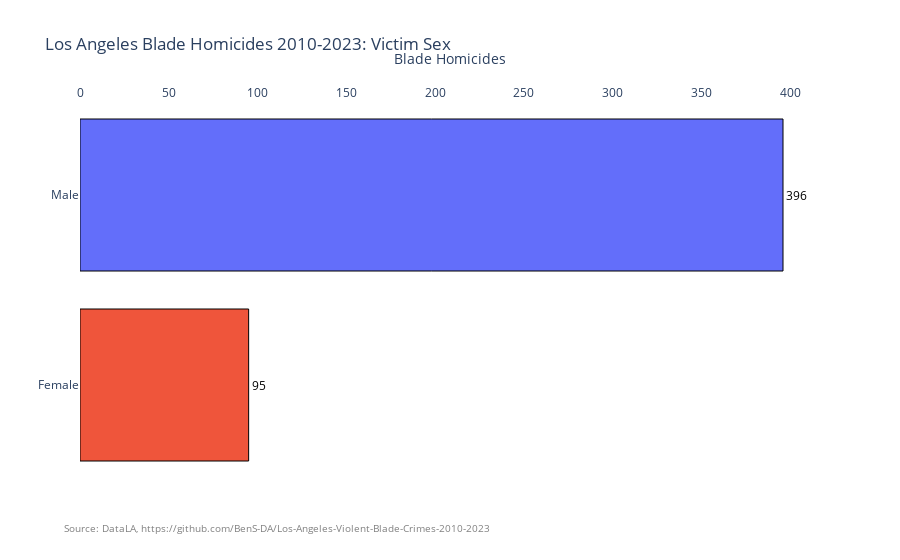

Notebook code for this chart:
### Code cell
victim_sex = blade_homicide['Vict Sex'].value_counts()

vs_graph =  px.bar(victim_sex, 
                x=victim_sex.values, 
                y=victim_sex.index, 
                orientation='h',
                color = victim_sex.index,
                title = "Los Angeles Blade Homicides 2010-2023: Victim Sex",
                                text=victim_sex.values)
vs_graph.update_layout(xaxis_title = "Blade Homicides",yaxis_title="")
vs_graph.update_layout(showlegend=False)
vs_graph.update_traces(textposition='outside')
vs_graph.update_traces(textfont_color='black')
vs_graph.update_layout(
    paper_bgcolor='rgba(0, 0, 0, 0)',
    plot_bgcolor='rgba(0, 0, 0, 0)'
)
vs_graph.update_layout(xaxis=dict(side='top'))
vs_graph.update_traces(textposition='outside', textfont=dict(color='black', size=12), marker_line_width=1,marker_line_color='black')
vs_graph.add_annotation(
    text=f"Source: DataLA, https://github.com/BenS-DA/Los-Angeles-Violent-Blade-Crimes-2010-2023",
    showarrow=False,
    x=-0.025,
    y=-0.15,
    xref="paper",
    yref="paper",
    xanchor="left",
    yanchor="bottom",
    font=dict(size=10, color="grey"),
    align="left"
)

vs_graph.show()

### Figure 1 — Plotly figure (JSON) as saved in the notebook; plotly's stock layout.template omitted (floating-point values rounded to 4 significant figures)
{"data": [{"hovertemplate": "Vict Sex=%{y}<br>x=%{x}<br>text=%{text}<extra></extra>", "legendgroup": "Male", "marker": {"color": "#636efa", "line": {"color": "black", "width": 1}, "pattern": {"shape": ""}}, "name": "Male", "orientation": "h", "showlegend": true, "text": [396.0], "textfont": {"color": "black", "size": 12}, "textposition": "outside", "type": "bar", "x": [396], "xaxis": "x", "y": ["Male"], "yaxis": "y"}, {"hovertemplate": "Vict Sex=%{y}<br>x=%{x}<br>text=%{text}<extra></extra>", "legendgroup": "Female", "marker": {"color": "#EF553B", "line": {"color": "black", "width": 1}, "pattern": {"shape": ""}}, "name": "Female", "orientation": "h", "showlegend": true, "text": [95.0], "textfont": {"color": "black", "size": 12}, "textposition": "outside", "type": "bar", "x": [95], "xaxis": "x", "y": ["Female"], "yaxis": "y"}], "layout": {"annotations": [{"align": "left", "font": {"color": "grey", "size": 10}, "showarrow": false, "text": "Source: DataLA, https://github.com/BenS-DA/Los-Angeles-Violent-Blade-Crimes-2010-2023", "x": -0.025, "xanchor": "left", "xref": "paper", "y": -0.15, "yanchor": "bottom", "yref": "paper"}], "barmode": "relative", "legend": {"title": {"text": "Vict Sex"}, "tracegroupgap": 0}, "paper_bgcolor": "rgba(0, 0, 0, 0)", "plot_bgcolor": "rgba(0, 0, 0, 0)", "showlegend": false, "title": {"text": "Los Angeles Blade Homicides 2010-2023: Victim Sex"}, "xaxis": {"anchor": "y", "domain": [0, 1], "side": "top", "title": {"text": "Blade Homicides"}}, "yaxis": {"anchor": "x", "categoryarray": ["Female", "Male"], "categoryorder": "array", "domain": [0, 1], "title": {"text": ""}}}}
